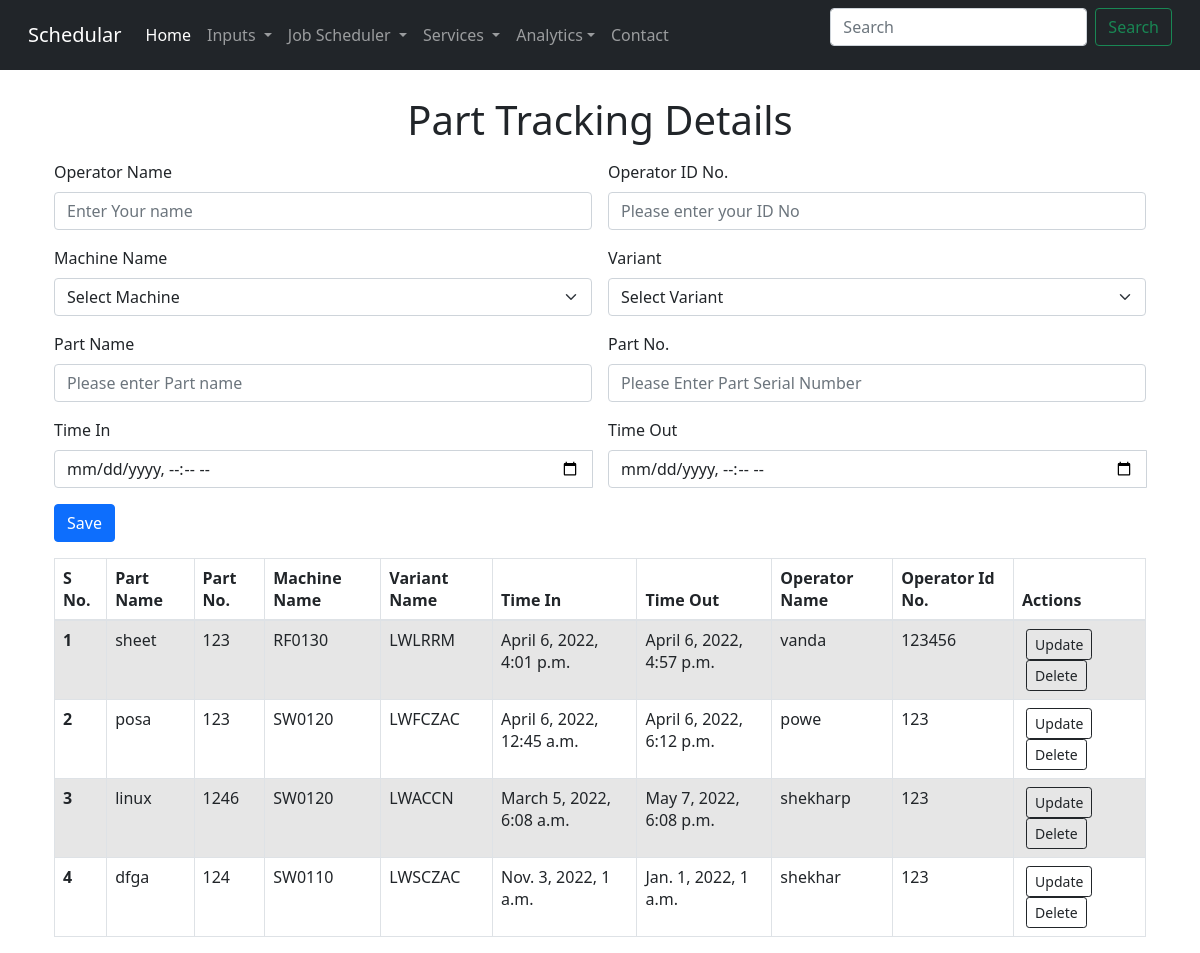
The app's page /hmi with its own data.
### HMI/models.py (models this page shows)
class Detail(models.Model):
    operatorname=models.CharField(max_length=122)
    identity=models.CharField(max_length=122)
    machine=models.CharField(max_length=122)
    variant=models.CharField(max_length=122)
    partname=models.CharField(max_length=122)
    partno=models.CharField(max_length=122)
    timein=models.DateTimeField(null=True)
    timeout=models.DateTimeField(null=True)
    date=models.DateField()

### HMI/views.py (the view, shortened to what this page needs)
# urls.py: path('',views.hmi,name='HMI'),
@csrf_protect
def hmi(request):
    hmiAllDatas = Detail.objects.all()
    return render(request,"hmi/hmi.html",{'hmiAllData':hmiAllDatas})

### templates/hmi/hmi.html (shortened to what this page needs)
{% extends 'base.html' %}
{% block body %}
<div class="container pt-4 mt-5"><br>
    <h1 class="text-3xl text-center leading-8 font-bold tracking-tight text-green-700 ">Part Tracking Details</h1>
</div>
<div class="container px-4 pt-2">
    <form class="row g-3" method="post" action="/hmi">
        <div class="col-6">
            <label for="operatorname" class="form-label">Operator Name</label>
            <input type="text" class="form-control" id="operatorname" placeholder="Enter Your name" name="operatorname">
        </div>
        <div class="col-6">
            <label for="identity" class="form-label">Operator ID No.</label>
            <input type="text" class="form-control" id="identity" placeholder="Please enter your ID No" name="identity">
        </div>
        <div class="col-6">
            <label for="machine" class="form-label">Machine Name</label>
            <select class="form-select" aria-label="Default select example" name="machine">
                <option selected>Select Machine</option>
            </select>
        </div>
        <div class="col-6">
            <label for="variant" class="form-label">Variant</label>
            <select class="form-select" aria-label="Default select example" name="variant">
                <option selected>Select Variant</option>
            </select>
        </div>
        <div class="col-6">
            <label for="partname" class="form-label">Part Name</label>
            <input type="text" class="form-control" id="partname" placeholder="Please enter Part name" name="partname">
        </div>
        <div class="col-6">
            <label for="partno" class="form-label">Part No.</label>
            <input type="text" class="form-control" id="partno" placeholder="Please Enter Part Serial Number" name="partno">
        </div>
        <div class="col-md-6">
            <label for="timein" class="form-label">Time In</label>
            <div class='input-group date' id='timein'>
                <input type='datetime-local' class="form-control" name="timein" />
            </div>
        </div>
        <div class="col-md-6">
            <label for="timeout" class="form-label">Time Out</label>
            <div class='input-group date' id='timeout'>
                <input type='datetime-local' class="form-control" name="timeout" />
            </div>
        </div>
        <div class=" container col-12">
        <button type="submit" class="btn btn-primary">Save</button>
        </div>
    </form>
    <table class="table caption-top table-striped table-hover table-bordered ">
        <thead>
            <tr>
                <th scope="col">S No.</th>
                <th scope="col">Part Name</th>
                <th scope="col">Part No.</th>
                <th scope="col">Machine Name</th>
                <th scope="col">Variant Name</th>
                <th scope="col">Time In</th>
                <th scope="col">Time Out</th>
                <th scope="col">Operator Name</th>
                <th scope="col">Operator Id No.</th>
                <th scope="col">Actions</th>
            </tr>
        </thead>
        <tbody>
            {% if hmiAllData|length > 0 %}
                {% for Data in hmiAllData %}
                    <tr>
                        <th scope="row">{{forloop.counter}}</th>
                        <td>{{Data.partname}}</td>
                        <td>{{Data.partno}}</td>
                        <td>{{Data.machine}}</td>
                        <td>{{Data.variant}}</td>
                        <td>{{Data.timein}}</td>
                        <td>{{Data.timeout}}</td>
                        <td>{{Data.operatorname}}</td>
                        <td>{{Data.identity}}</td>
                        <td>
                            <a href="/invUpdate/{{forloop.counter}}" type="button" class="btn btn-outline-dark btn-sm mx-1">Update</button>
                            <a href="/delete/{{inhouseInv.sno}}" type="button" class="btn btn-outline-dark btn-sm mx-1">Delete</button>
                        </td>
                    </tr>
                {% endfor %}
            {% endif %}
        </tbody>
    </table>
</div>
{% endblock body %}

### records on screen
Detail: partname "sheet", partno "123", machine "RF0130", variant "LWLRRM", timein "April 6, 2022, 4:01 p.m.", timeout "April 6, 2022, 4:57 p.m.", operatorname "vanda", identity "123456"
Detail: partname "posa", partno "123", machine "SW0120", variant "LWFCZAC", timein "April 6, 2022, 12:45 a.m.", timeout "April 6, 2022, 6:12 p.m.", operatorname "powe", identity "123"
Detail: partname "linux", partno "1246", machine "SW0120", variant "LWACCN", timein "March 5, 2022, 6:08 a.m.", timeout "May 7, 2022, 6:08 p.m.", operatorname "shekharp", identity "123"
Detail: partname "dfga", partno "124", machine "SW0110", variant "LWSCZAC", timein "Nov. 3, 2022, 1 a.m.", timeout "Jan. 1, 2022, 1 a.m.", operatorname "shekhar", identity "123"
